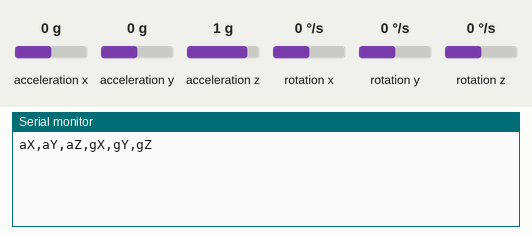
The program below on a simulated Teensy 4. Shown: the last lines printed to the serial monitor. The inputs (shaded band) are chosen by the test bench; at power-on: acceleration x 0 g, acceleration y 0 g, acceleration z 1 g, rotation x 0 °/s, rotation y 0 °/s, rotation z 0 °/s.

Above: at 1.4 s.
1.5 s: acceleration x set to -1.4 g
At 2.2 s:
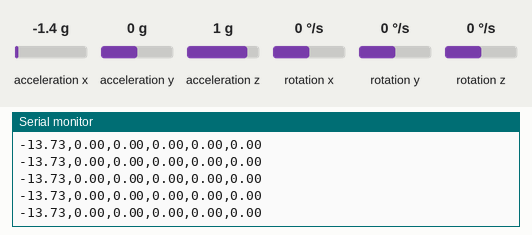
3.5 s: acceleration y set to -1.4 g
At 4.3 s:
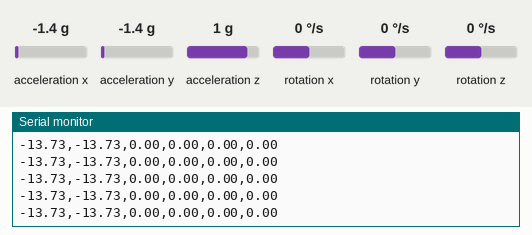
5.0 s: acceleration z set to -1.4 g
At 5.6 s:
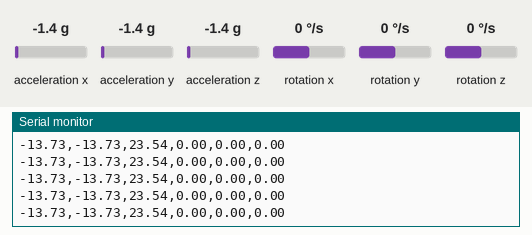
6.5 s: rotation x set to -192 °/s
At 7.4 s:
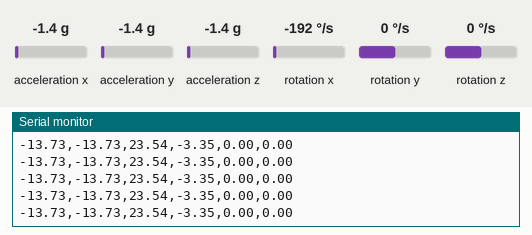
8.0 s: rotation y set to -192 °/s
At 8.7 s:
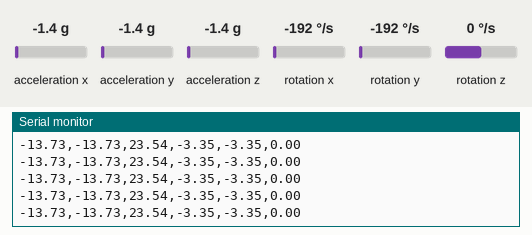

The program:

main.cpp
```cpp
#include <Arduino.h>

/*
  [] ========== SPI Connection to Teensy 4 board ========== []

  FSync     --> GND
  NCS == CS --> 10
  ADO       --> 12
  SDA       --> 11
  SCL       --> 13

  [] ========== MPU-9250 Library ========== []

  https://github.com/bolderflight/MPU9250

  [] ========== Changing Serial Baud Rate in Visual Code ========== []

  Go to 'Explorer' --> platformio.ini

  Enter the following

  monitor_speed = 115200
  board_build.f_cpu = 60000000L

  ** Additional documentation about changing Teensy clock speed
  https://community.platformio.org/t/teensy-3-1-3-2-cpu-change-clock-speed/253
*/

#include "MPU9250.h"
#define OUTPUT_READABLE_ACCELGYRO
#define NUM_SAMPLES 119
#define NUM_AXES 7
#define ACCEL_THRESHOLD 2.5
#define SAMPLE_LIMIT 20
/*
    CLOCK FOR TEENSY BOARD HAS TO BE AT 150 MHZ
    Reference Link : https://github.com/bolderflight/MPU9250/issues/63
*/
// Designate which digital pin will trigger CS to low for MPU9250 to send data back to Teensy
MPU9250 IMU(SPI, 10);

int status;
int num_loops = 0;
const int number_Samples = 119;
int samples_Read = number_Samples;
// NUM_AXES has to be +1 than the number of DOF present/being used due to null character in C-string
double baseline[NUM_AXES];
float ax, ay, az, gx, gy, gz = 0.0;

void read_IMU(float *ax, float *ay, float *az, float *gx, float *gy, float *gz)
{
  // Signal the MPU9250 to be read
  IMU.readSensor();

  // Subtract values saved in baseline[] arrays from 'incoming' values --> Zeros the MPU relative to where it was calibrated
  *ax = (IMU.getAccelX_mss() - baseline[0]);
  *ay = (IMU.getAccelY_mss() - baseline[1]);
  *az = (IMU.getAccelZ_mss() - baseline[2]);
  *gx = IMU.getGyroX_rads() - baseline[3];
  *gy = IMU.getGyroY_rads() - baseline[4];
  *gz = (IMU.getGyroZ_rads() * 100) - baseline[5];
}
void display_Data()
{
  // Display data via serial monitor
  Serial.print(ax);
  Serial.print(',');
  Serial.print(ay);
  Serial.print(',');
  Serial.print(az);
  Serial.print(',');
  Serial.print(gx);
  Serial.print(',');
  Serial.print(gy);
  Serial.print(',');
  Serial.println(gz);
}

//This will 'zero' out the IMU sensor in relation to whatever surface it's resting on
void calibrate()
{
  // Read 10 gyroscopic/accelerometer values
  for (int i = 0; i < 10; i++)
  {
    ax = IMU.getAccelX_mss();
    ay = IMU.getAccelY_mss();
    az = IMU.getAccelZ_mss();
    gx = IMU.getGyroX_rads();
    gy = IMU.getGyroY_rads();
    gz = IMU.getGyroZ_rads();

    delay(25);
  }

  // Store the values read in an array
  baseline[0] = ax;
  baseline[1] = ay;
  baseline[2] = az;
  baseline[3] = gx;
  baseline[4] = gy;
  baseline[5] = gz;
}

bool motionDetected(float ax, float ay, float az)
{
  // Read the MPU data
  read_IMU(&ax, &ay, &az, &gx, &gy, &gz);

  // If X/Y/Z acceleromotor values exceed ACCEL_THRESHOLD --> Spit out MPU data to serial montior
  if (abs(ax) + abs(ay) + abs(az) > ACCEL_THRESHOLD)
  {
    return true;
  }

  // If accelerometer data doesn't exceed threshold, just delay 150 ms
  else
  {
    //Serial.print("Current Acceleration : "); Serial.println(abs(ax + ay + az));
    delay(150);
    return false;
  }
}

// Used for troubleshooting purposes when intial code write up
void display_Number_Loops()
{
  Serial.print("LOOP : ");
  Serial.println(num_loops);
  delay(500);
}

void setup()
{
  // Serial to display data
  Serial.begin(115200);

  // Waits for serial connection | Not really sure if this is needed
  while (!Serial)
  {
  }

  // Start communication with IMU, Status should return 1 if everything is okay
  status = IMU.begin();

  if (status < 0)
  {
    Serial.println("ERROR, Check wiring and ensure Clock speed = 150 Mhz");
    Serial.print("Status: ");
    Serial.println(status);
    while (1)
    {
    }
  }
  // "Prints" out the header needed for the CSV file
  Serial.println("aX,aY,aZ,gX,gY,gZ");
  calibrate();
}

void loop()
{
  // Waits for movement from IMU sensor --> Reset counter --> Runs remaining portion of program
  while (samples_Read == number_Samples)
  {
    if (motionDetected(ax, ay, az))
    {
      // Resets the counter
      samples_Read = 0;
    }

    // Keeps track of counter and displays IMU data. Once max readings hits limit, counter resets
    while ((samples_Read < number_Samples) && (num_loops < SAMPLE_LIMIT))
    {
      // Read data from IMU sensor
      read_IMU(&ax, &ay, &az, &gx, &gy, &gz);

      // If no motion is detected, loop here until then
      if (motionDetected(ax, ay, az))
      {
        // Display the data through serial monitor or Putty Terminal
        display_Data();

        // Counter used to keep track on number of samples
        samples_Read++;
        delay(10);

        // Once the sample_Read counter hits 119 --> Counter resets --> Blank line inserted in log/csv file
        if (samples_Read == number_Samples)
        {
          samples_Read = 0;
          num_loops++;
          //display_Number_Loops();
          Serial.println();
        }

      } // End of 'if (motionDetected(ax, ay, az))'

    } // End of ' while (samples_Read < number_Samples)'

  } // End of 'while (samples_Read == number_Samples)'

} // End of void loop()
```

Measured:
- after the input at 1.5 s, the serial monitor: prints a new line after 0.17 s (image 1)
- after the input at 3.5 s, the serial monitor: prints a new line at once (image 2)
- after the input at 5.0 s, the serial monitor: prints a new line at once (image 3)
- after the input at 6.5 s, the serial monitor: prints a new line at once (image 4)
- after the input at 8.0 s, the serial monitor: prints a new line at once (image 5)
